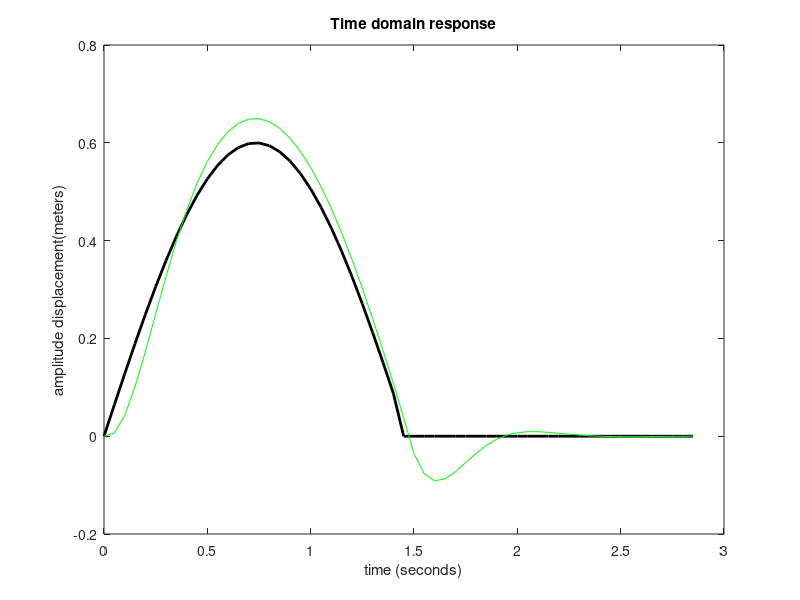

Write the MATLAB code that produced this figure.
%System dynamics project input 3
b=2500;
A=[0 1 0 0;-4888.88 -b/36 444.44 b/36;0 0 0 1;66.667 b/240 -66.667 -b/240];
B=[0;4444.44;0;0];
C=[1 0 0 0;0 0 1 0];
D=[0;0];
sys=ss(A,B,C,D);
%Input 15m ride swell at 80km/hr
t=0:.05:2.85;
w=0:.01:.28;
u1=0.6*sin((200/18.7)*w);
u2=zeros(size(u1));
u=[u1 u2];
[y,t]=lsim(sys,u,t);
y1=[1 0]*y';
y2=[0 1]*y';
plot(t,u,'k','linewidth',2)
hold on 
%plot(t,y1,'g') %mass 1 tire
plot(t,y2,'g')  %mass 2 chasis
xlabel('time (seconds)')
ylabel('amplitude displacement(meters)')
title('Time domain response')
%plot(t,y2-y1,'b')
